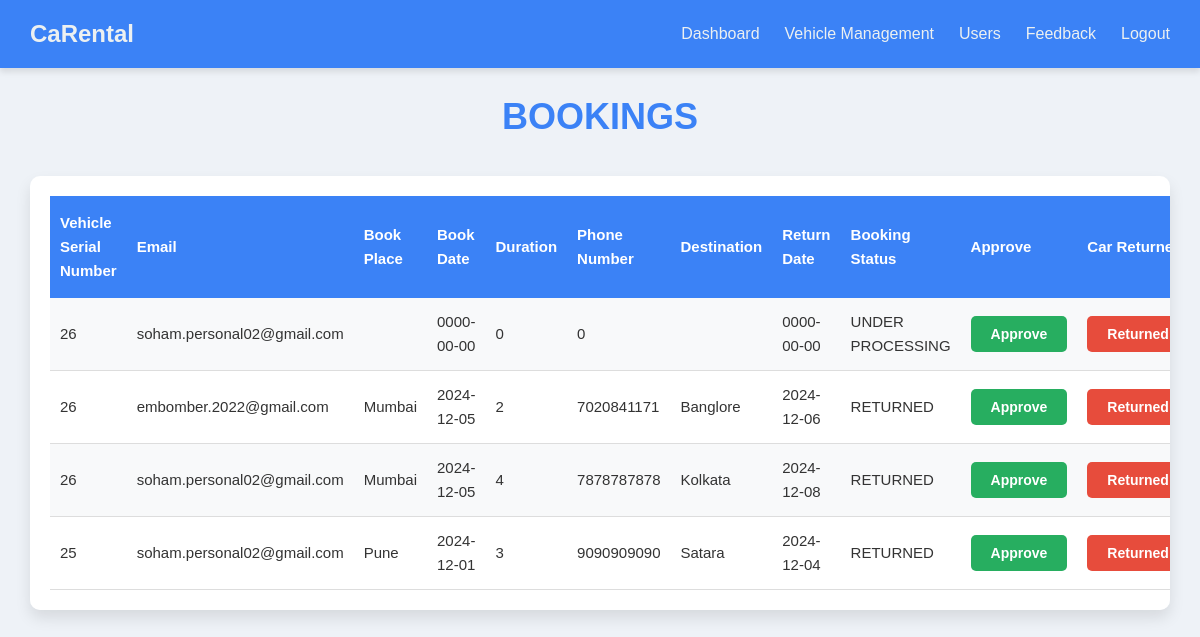
/adminbook.php (signed in), run on the app's committed database.
### tables this page shows
CREATE TABLE `booking` (
  `BOOK_ID` int(11) NOT NULL,
  `CAR_ID` int(11) NOT NULL,
  `EMAIL` varchar(255) NOT NULL,
  `BOOK_PLACE` varchar(255) NOT NULL,
  `BOOK_DATE` date NOT NULL,
  `DURATION` int(11) NOT NULL,
  `PHONE_NUMBER` bigint(20) NOT NULL,
  `DESTINATION` varchar(255) NOT NULL,
  `RETURN_DATE` date NOT NULL,
  `PRICE` int(11) NOT NULL,
  `BOOK_STATUS` varchar(255) NOT NULL DEFAULT 'UNDER PROCESSING'
);

### adminbook.php (the view, shortened to what this page needs)
<!DOCTYPE html>
<html lang="en">
<head>
</head>
<body>
    <?php
    require_once('connection.php');
    $query = "SELECT * FROM booking ORDER BY BOOK_ID DESC";
    $queryy = mysqli_query($con, $query);
    ?>
    <div class="dashboard-container">
        <div class="navbar">
            <div class="logo">
                <h2>CaRental</h2>
            </div>
            <div class="menu">
                <ul>
                    <li><a href="admindash.php">Dashboard</a></li>
                    <li><a href="adminvehicle.php">Vehicle Management</a></li>
                    <li><a href="adminusers.php">Users</a></li>
                    <li><a href="feed.php">Feedback</a></li>
                    <li><a href="index.php">Logout</a></li>
                </ul>
            </div>
        </div>
        <main>
            <h1 class="header">Bookings</h1>
            <div class="table-container">
                <table class="content-table">
                    <thead>
                        <tr>
                            <th>Vehicle Serial Number</th>
                            <th>Email</th>
                            <th>Book Place</th>
                            <th>Book Date</th>
                            <th>Duration</th>
                            <th>Phone Number</th>
                            <th>Destination</th>
                            <th>Return Date</th>
                            <th>Booking Status</th>
                            <th>Approve</th>
                            <th>Car Returned</th>
                        </tr>
                    </thead>
                    <tbody>
                        <?php
                        while ($res = mysqli_fetch_array($queryy)) {
                        ?>
                            <tr>
                                <td><?php echo $res['CAR_ID']; ?></td>
                                <td><?php echo $res['EMAIL']; ?></td>
                                <td><?php echo $res['BOOK_PLACE']; ?></td>
                                <td><?php echo $res['BOOK_DATE']; ?></td>
                                <td><?php echo $res['DURATION']; ?></td>
                                <td><?php echo $res['PHONE_NUMBER']; ?></td>
                                <td><?php echo $res['DESTINATION']; ?></td>
                                <td><?php echo $res['RETURN_DATE']; ?></td>
                                <td><?php echo $res['BOOK_STATUS']; ?></td>
                                <td>
                                    <button class="approve-btn"><a href="approve.php?id=<?php echo $res['BOOK_ID']; ?>">Approve</a></button>
                                </td>
                                <td>
                                    <button class="return-btn"><a href="adminreturn.php?id=<?php echo $res['CAR_ID']; ?>&bookid=<?php echo $res['BOOK_ID']; ?>">Returned</a></button>
                                </td>
                            </tr>
                        <?php } ?>
                    </tbody>
                </table>
            </div>
        </main>
    </div>
</body>
</html>

### adminbook.php (style rules this page uses)
* { margin: 0; padding: 0; box-sizing: border-box; }
body { font-family: 'Arial', sans-serif; background-color: #eef2f7; color: #333; line-height: 1.6; }
.dashboard-container { display: flex; flex-direction: column; height: 100vh; }
.navbar { background-color: #3b82f6; padding: 15px 30px; display: flex; justify-content: space-between; align-items: center; box-shadow: 0px 4px 6px rgba(0, 0, 0, 0.1); }
.navbar .logo h2 { color: #ecf0f1; font-size: 24px; font-weight: bold; }
.navbar .menu ul { list-style: none; display: flex; gap: 25px; }
.navbar .menu ul li a { color: #ecf0f1; text-decoration: none; font-size: 16px; font-weight: 500; transition: color 0.3s ease; }
.header { text-align: center; font-size: 36px; color: #3b82f6; margin-top: 20px; margin-bottom: 30px; font-weight: bold; text-transform: uppercase; }
.table-container { margin: 20px auto; padding: 20px; background: #ffffff; box-shadow: 0px 8px 15px rgba(0, 0, 0, 0.1); border-radius: 10px; max-width: 95%; overflow-x: auto; }
.content-table { width: 100%; border-collapse: collapse; table-layout: auto; text-align: left; font-size: 15px; }
.content-table thead th { background-color: #3b82f6; color: white; font-weight: bold; padding: 15px 10px; text-transform: capitalize; }
.content-table tbody td { padding: 12px 10px; border-bottom: 1px solid #ddd; }
.content-table tbody tr:nth-child(odd) { background-color: #f8f9fa; }
.content-table tbody tr:nth-child(even) { background-color: #ffffff; }
button { padding: 10px 20px; border: none; border-radius: 5px; cursor: pointer; font-size: 14px; transition: background-color 0.3s ease, transform 0.2s; color: white; font-weight: bold; }
button a { text-decoration: none; color: inherit; }
.approve-btn { background-color: #27ae60; }
.return-btn { background-color: #e74c3c; }

### data on the page
booking: CAR_ID "26", EMAIL "soham.personal02@gmail.com", BOOK_DATE "0000-00-00", DURATION "0", PHONE_NUMBER "0", RETURN_DATE "0000-00-00", BOOK_STATUS "UNDER PROCESSING"
booking: CAR_ID "26", EMAIL "embomber.2022@gmail.com", BOOK_PLACE "Mumbai", BOOK_DATE "2024-12-05", DURATION "2", PHONE_NUMBER "7020841171", DESTINATION "Banglore", RETURN_DATE "2024-12-06", BOOK_STATUS "RETURNED"
booking: CAR_ID "26", EMAIL "soham.personal02@gmail.com", BOOK_PLACE "Mumbai", BOOK_DATE "2024-12-05", DURATION "4", PHONE_NUMBER "7878787878", DESTINATION "Kolkata", RETURN_DATE "2024-12-08", BOOK_STATUS "RETURNED"
booking: CAR_ID "25", EMAIL "soham.personal02@gmail.com", BOOK_PLACE "Pune", BOOK_DATE "2024-12-01", DURATION "3", PHONE_NUMBER "9090909090", DESTINATION "Satara", RETURN_DATE "2024-12-04", BOOK_STATUS "RETURNED"
